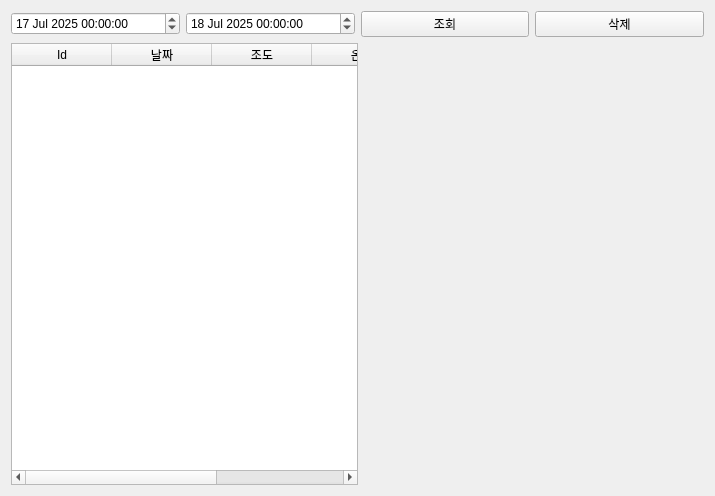
<?xml version="1.0" encoding="UTF-8"?>
<ui version="4.0">
 <class>Sqlite</class>
 <widget class="QWidget" name="Sqlite">
  <property name="geometry">
   <rect>
    <x>0</x>
    <y>0</y>
    <width>715</width>
    <height>496</height>
   </rect>
  </property>
  <property name="windowTitle">
   <string>Form</string>
  </property>
  <layout class="QGridLayout" name="gridLayout">
   <item row="0" column="0">
    <layout class="QVBoxLayout" name="verticalLayout_3">
     <item>
      <layout class="QVBoxLayout" name="verticalLayout">
       <item>
        <layout class="QHBoxLayout" name="horizontalLayout">
         <item>
          <widget class="QDateTimeEdit" name="pTEFromTime">
           <property name="dateTime">
            <datetime>
             <hour>0</hour>
             <minute>0</minute>
             <second>0</second>
             <year>2025</year>
             <month>7</month>
             <day>17</day>
            </datetime>
           </property>
          </widget>
         </item>
         <item>
          <widget class="QDateTimeEdit" name="pTEToTime">
           <property name="dateTime">
            <datetime>
             <hour>0</hour>
             <minute>0</minute>
             <second>0</second>
             <year>2025</year>
             <month>7</month>
             <day>18</day>
            </datetime>
           </property>
          </widget>
         </item>
         <item>
          <widget class="QPushButton" name="pPBSerch">
           <property name="text">
            <string>조회</string>
           </property>
          </widget>
         </item>
         <item>
          <widget class="QPushButton" name="pPBDelete">
           <property name="text">
            <string>삭제</string>
           </property>
          </widget>
         </item>
        </layout>
       </item>
      </layout>
     </item>
     <item>
      <layout class="QHBoxLayout" name="horizontalLayout_2" stretch="5,5">
       <item>
        <widget class="QTableWidget" name="tableWidget">
         <column>
          <property name="text">
           <string>Id</string>
          </property>
         </column>
         <column>
          <property name="text">
           <string>날짜</string>
          </property>
         </column>
         <column>
          <property name="text">
           <string>조도</string>
          </property>
         </column>
         <column>
          <property name="text">
           <string>온도</string>
          </property>
         </column>
         <column>
          <property name="text">
           <string>습도</string>
          </property>
         </column>
        </widget>
       </item>
       <item>
        <layout class="QVBoxLayout" name="pSqlChartView"/>
       </item>
      </layout>
     </item>
    </layout>
   </item>
  </layout>
 </widget>
 <resources/>
 <connections/>
</ui>
